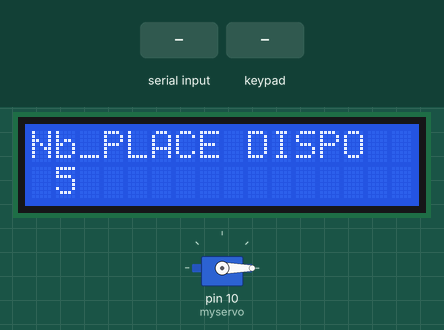
A sketch run on a simulated Arduino Uno, built with avr-gcc and run on an emulated ATmega328P. Shown: 16×2 character LCD, servo. The inputs (shaded band) are chosen by the test bench. What the sketch prints to the serial monitor is not drawn.

Above: at 1.2 s.
1.3 s: "1" received over Serial
At 2.0 s:
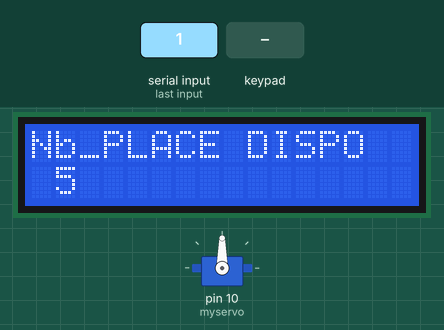
2.8 s: key '1' pressed
5.8 s: keypad keys 9 8 7 6 # pressed 0.4 s apart
At 7.1 s:
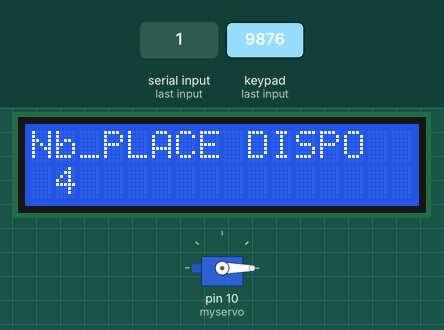
9.3 s: key 'A' pressed
10.8 s: keypad keys 9 8 7 6 * pressed 0.4 s apart
14.3 s: keypad keys 9 8 7 6 D pressed 0.4 s apart
Timing chart, 0 to 17.3 s (numbered marks = the images above; inputs shaded):
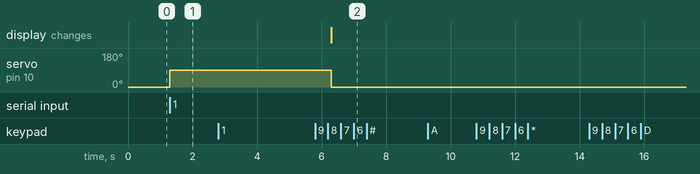

The sketch:

PARKING.ino
```cpp
/* @file CustomKeypad.pde
|| @version 1.0
|| @author Alexander Brevig
|| @contact alexanderbrevig@gmail.com
||
|| @description
|| | Demonstrates changing the keypad size and key values.
|| #
*/
#include <Keypad.h>
#include <LiquidCrystal_I2C.h>
#include <Servo.h>

char data;
int nb=5;
Servo myservo;
int pos = 0;
LiquidCrystal_I2C lcd(0x27,16,2);

const byte ROWS = 4; //four rows
const byte COLS = 4; //four columns
//define the cymbols on the buttons of the keypads
char hexaKeys[ROWS][COLS] = {
  {'1','2','3','A'},
  {'4','5','6','B'},
  {'7','8','9','C'},
  {'*','0','#','D'}
};
byte rowPins[ROWS] = {9, 8, 7, 6}; //connect to the row pinouts of the keypad
byte colPins[COLS] = {5,4, 3, 2}; //connect to the column pinouts of the keypad

//initialize an instance of class NewKeypad
Keypad customKeypad = Keypad( makeKeymap(hexaKeys), rowPins, colPins, ROWS, COLS);

void setup(){
    lcd.init();
  lcd.backlight();
  lcd.clear();
  //lcd.begin(16,2);

  myservo.attach(10);
  Serial.begin(9600);
 lcd.setCursor(0,0);
 lcd.print("Nb_PLACE DISPO");
 lcd.setCursor(1,1);
 lcd.print(nb);
}

void loop(){
  char customKey = customKeypad.getKey();

  myservo.write(0);

  if (Serial.available())
  {
     data=Serial.read();

     if(nb>0)
     {
       if(data=='1')
    {
     // Serial.write('1');
      myservo.write(90);
      delay(5000);
      myservo.write(0);
      nb--;
          lcd.setCursor(1,1);
              lcd.print(nb);
     }
      if(data=='0')
     {
         //Serial.write('0');
         myservo.write(0);
     }
  }
  if(nb==0)
  {
    lcd.setCursor(0,0);
 lcd.print("PARKING COMPLET");
  }
  }
  if (customKey){
    Serial.write(customKey);
  }
}
```

Measured:
- after the input at 1.3 s, servo on pin 10 (myservo): 0° → 90° at once
- after the input at 2.8 s, every drawn part: stays the same
- after the input at 9.3 s, every drawn part: stays the same
- after the input at 10.8 s, every drawn part: stays the same
- after the input at 14.3 s, every drawn part: stays the same
